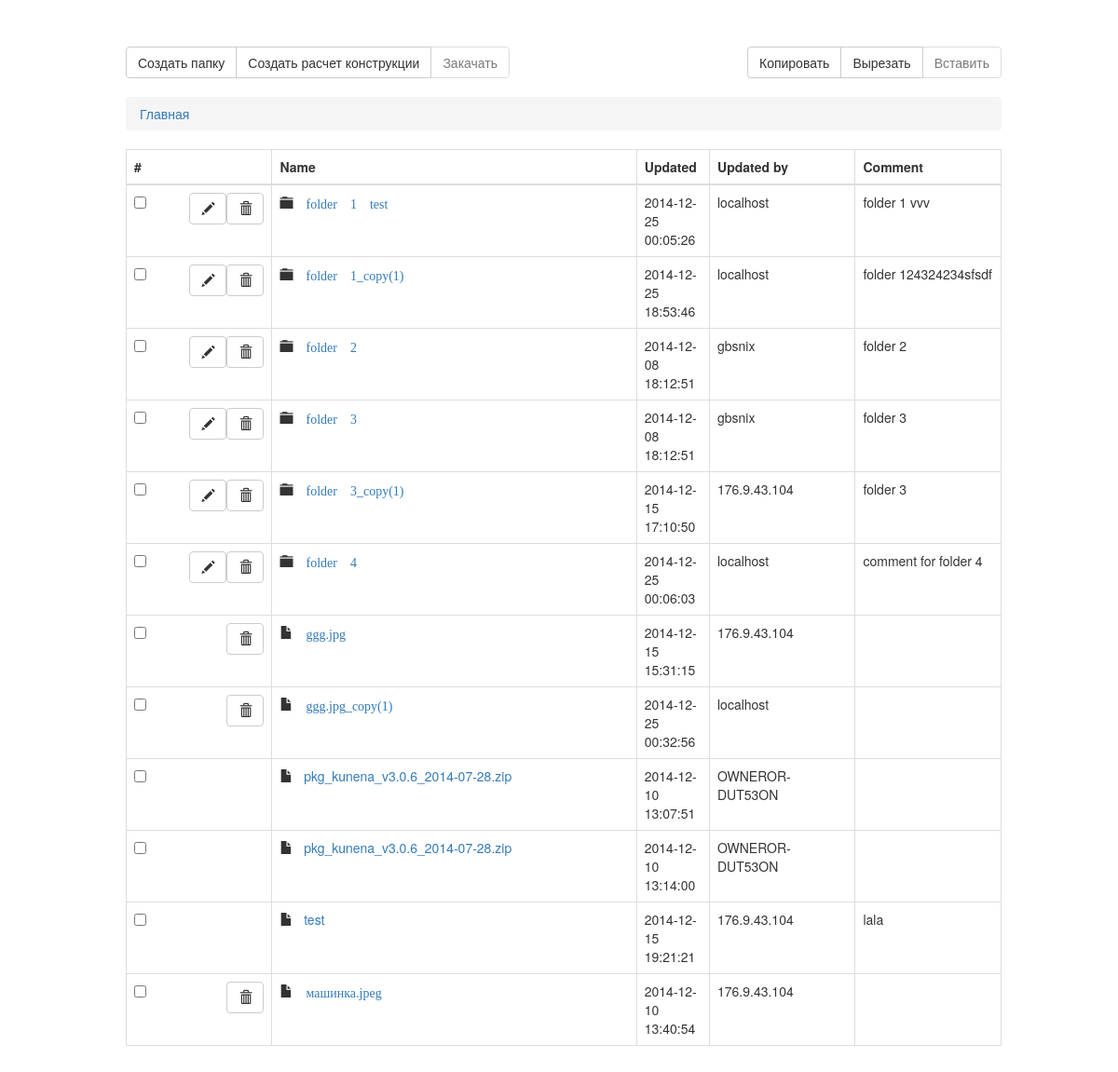
The app's page /, older data.
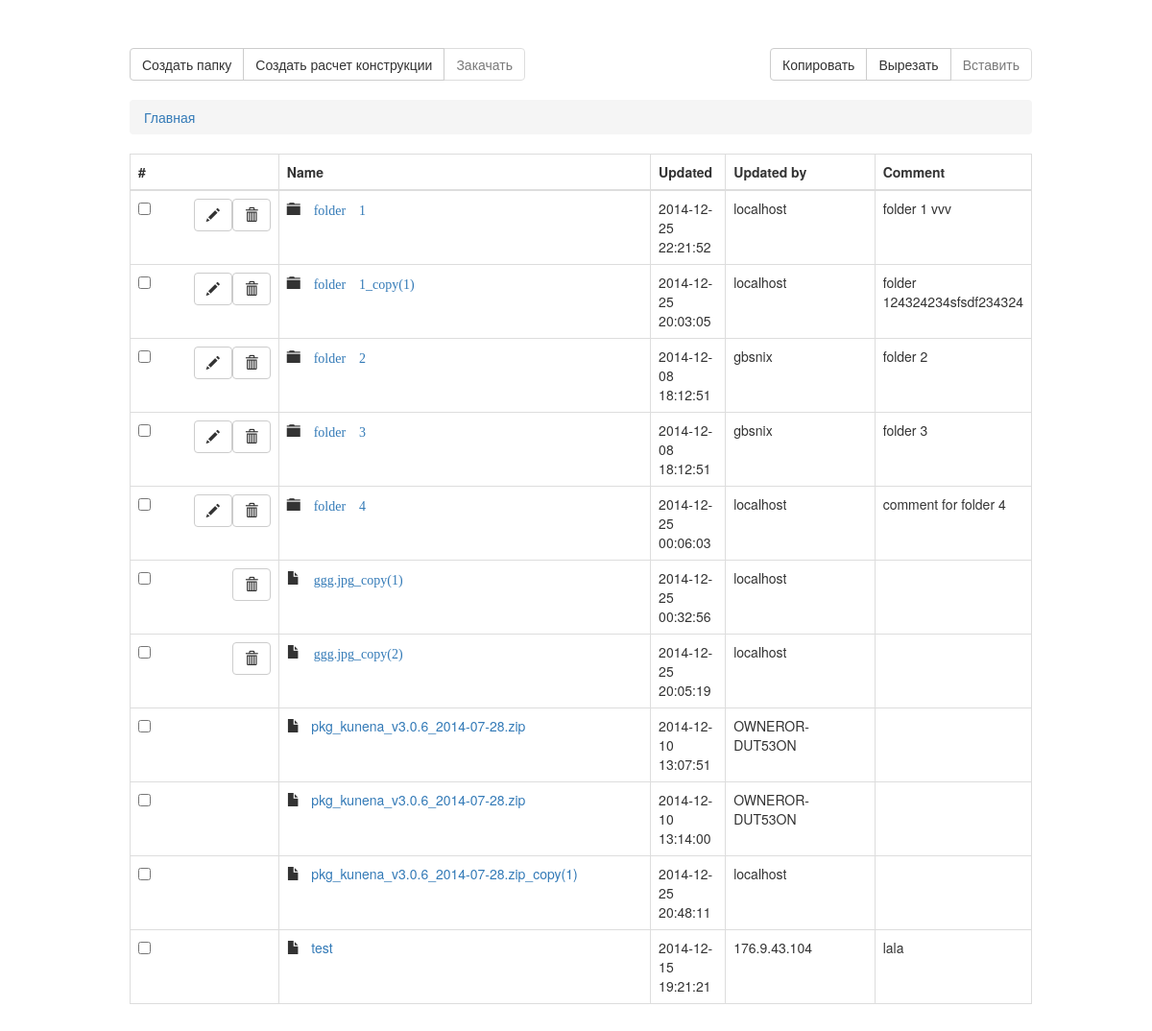
The same page, newer data.
### tables this page shows
CREATE TABLE `file` (
  `fileid` int(10) unsigned NOT NULL AUTO_INCREMENT,
  `filename` varchar(100) NOT NULL,
  `filetypeid` int(10) unsigned DEFAULT NULL,
  `isfolder` bit(1) NOT NULL DEFAULT b'0',
  `sortorder` int(10) unsigned NOT NULL DEFAULT '0',
  `isprotected` bit(1) NOT NULL DEFAULT b'0',
  `comment` varchar(1000) DEFAULT NULL,
  `rank` varchar(2000) DEFAULT NULL,
  `filestoragedescriptor` varchar(2000) DEFAULT NULL,
  `created` datetime NOT NULL,
  `createdby` varchar(50) NOT NULL COMMENT 'host name',
  `updated` datetime DEFAULT NULL,
  `updatedby` varchar(50) DEFAULT NULL COMMENT 'host name',
  PRIMARY KEY (`fileid`),
  KEY `fk_file_filetypeid_idx` (`filetypeid`),
  CONSTRAINT `fk_file_filetypeid` FOREIGN KEY (`filetypeid`) REFERENCES `filetype` (`filetypeid`) ON DELETE NO ACTION ON UPDATE NO ACTION
);

### scripts/db.php (called while the page is built, shortened)
<?php
$dbref = null;
function file_flat_view
(
	$ancestorid
)
{
	global $dbref;
	$recordset = null;
	$result = null;
	if (is_null($ancestorid))
	{
		$recordset = $dbref->query
		(
			'select t.fileid, t.filename, t.filetypeid, t.isfolder, t.sortorder, t.isprotected, t.comment, t.created,
				t.createdby,
				case when t.updated is null then t.created else t.updated end as updated,
				case when t.updatedby is null then t.createdby else t.updatedby end as updatedby,
				ft.*
			from filetreepath as c1
			join file t on t.fileid = c1.descendantid
			left outer join filetype as ft on t.filetypeid = ft.filetypeid
			where t.fileid not in
			(
			select t.fileid
			from filetreepath as c1
			join file t on t.fileid = c1.descendantid and c1.level > 0
			)
			order by t.isfolder desc, t.filename asc'
		);
	}
	while ( $data = $recordset->fetch_assoc() )
	{
		$result[] = $data;
	}
	return $result;
}
function file_get_breadcrumbs
(
	$fileid
)
{
	$result = null;
	return $result;
}

### index.php (the view, shortened to what this page needs)
<!doctype html>
<?php
      include_once ( 'scripts/db.php' );
      $path = "home";
      $locationId = Null;
      $result = file_flat_view($locationId);
      ?>
<html lang="en">
<head>
  <link href="libs/bootstrap/css/bootstrap.min.css" rel="stylesheet">
</head>
<body>
  <div class="content">
    <div class="toolbar">
      <div class="btn-group" role="group" aria-label="...">
        <button type="button" class="btn btn-default" data-toggle="modal" data-target="#dlgEditFolder" id="btnAddFolder" data-action="new">Создать папку</button>
        <button type="button" class="btn btn-default" id="btnAddDetail">Создать расчет конструкции</button>
        <button type="button" class="btn btn-default" id="btnUploadFile" disabled="disabled">Закачать</button>
      </div>
      <div class="btn-group pull-right" role="group" aria-label="...">
        <button type="button" class="btn btn-default" id="copybtn">Копировать</button>
        <button type="button" class="btn btn-default" id="cutbtn">Вырезать</button>
        <button type="button" class="btn btn-default" id="pastebtn">Вставить</button>
      </div>
    </div>
    <div class="breadcrumbs">
      <ol class="breadcrumb">
      <?php
        $root = $_SERVER['PHP_SELF'];
        echo '<li><a href="'.$root.'?path=home">Главная</a></li>';
      ?>
      </ol>
    </div>
    <div class="message">
    <div>
    <div class="FileManagerTable">
      <table class="table table-hover table-bordered">
        <thead>
          <tr>
            <th>#</th>
            <th>Name</th>
            <th>Updated</th>
            <th>Updated by</th>
            <th>Comment</th>
          </tr>
        </thead>
        <?php
          if ( !empty( $result ) )
          {
        		foreach ( $result as $item ) {
              $isfolder = $item['isfolder'];
              $icon = "glyphicon-folder-close";
              if ( !$isfolder ) {
                $icon = "glyphicon-file";
              }
              if ( ( $item['filetypeid'] == "1" ) || ( $item['filetypeid'] == "5" ) ) {
                echo '<tr>
                        <td class="col-md-2">
                          <input type="checkbox" name="files[]" value="'.$item['fileid'].'" id="'.$item['fileid'].'">
                        </td>
                        <td class="col-md-5">
                          <span class="glyphicon '.$icon.'" aria-hidden="true"></span>&nbsp;&nbsp;
                          <a href="detail.php?file='.$item['fileid'].'">'.$item['filename'].'
                          </a>
                        </td>
                        <td class="col-md-1">'.$item['updated'].'</td>
                        <td class="col-md-2">'.$item['updatedby'].'</td>
                        <td class="col-md-2">'.$item['comment'].'</td>
                      </tr>';
              }
              else {
        			  echo '<tr>
                      <td class="col-md-2">
                        <input type="checkbox" name="files[]" value="'.$item['fileid'].'" id="'.$item['fileid'].'">
                ';
                echo '    <button type="button"
                          class="btn btn-default pull-right btnDelete"
                          aria-label="Delete row"
                          data-placement="top"
                          title="Удалить"
                          data-action="delete"
                          data-folderid="'.$item["fileid"].'"
                      >
                  ';
                echo '      <span class="glyphicon glyphicon-trash" aria-hidden="true"></span>';
                echo '    </button>';
                if ( $isfolder ) {
                  echo '    <button type="button"
                            class="btn btn-default pull-right"
                            aria-label="Edit row"
                            data-placement="top"
                            title="Редактировать"
                            data-toggle="modal"
                            data-target="#dlgEditFolder"
                            data-action="edit"
                            data-folderid="'.$item["fileid"].'"
                            data-foldername="'.$item["filename"].'"
                            data-comment="'.$item["comment"].'"
                        >
                    ';
                  echo '      <span class="glyphicon glyphicon-pencil" aria-hidden="true"></span>';
                  echo '    </button>';
                }
                echo '
                      </td>
                      <td class="col-md-5">
                        <span class="glyphicon '.$icon.'" aria-hidden="true">
                        <a href="?path='.$path.'/'.$item['fileid'].'">'.$item['filename'].'</a>
                        <div class="alert alert-danger alert-dismissible fade in hidden alertDelete'.$item["fileid"].'" role="alert">
                          <button type="button" class="close" data-dismiss="alert" aria-label="Close"><span aria-hidden="true">×</span></button>
                          <p>Удалить файл/папку?</p>
                          <p>
                            <button type="button"
                              class="btn btn-danger btnDeleteFile"
                              data-folderid="'.$item["fileid"].'"
                            >
                            Удалить
                            </button>
                          </p>
                        </div>
                      </td>
                      <td class="col-md-1">'.$item['updated'].'</td>
                      <td class="col-md-2">'.$item['updatedby'].'</td>
                      <td class="col-md-2">'.$item['comment'].'</td>
                    </tr>';
        		  }
            }
          }
    	?>
      </table>
    </div>
  </div>
</body>
</html>

### index.php (style rules this page uses)
.content { margin: 50px 135px; width: 940px; }
.toolbar { display: block; margin: 20px 0; }

Row changes from the older to the newer data that the page shows:
removed file: filename "folder 3_copy(1)", updated "2014-12-15 17:10:50", updatedby "176.9.43.104", comment "folder 3"
removed file: filename "ggg.jpg", updated "2014-12-15 15:31:15", updatedby "176.9.43.104", isfolder "0" (drawn)
removed file: filename "машинка.jpeg", updated "2014-12-10 13:40:54", updatedby "176.9.43.104", isfolder "0" (drawn)
changed file "folder 1 vvv": filename "folder 1 test" → "folder 1"; updated "2014-12-25 00:05:26" → "2014-12-25 22:21:52"
changed file "folder 1_copy(1)": updated "2014-12-25 18:53:46" → "2014-12-25 20:03:05"; comment "folder 124324234sfsdf" → "folder 124324234sfsdf234324"
added file: filename "ggg.jpg_copy(2)", updated "2014-12-25 20:05:19", updatedby "localhost", isfolder "0" (drawn)
added file: filename "pkg_kunena_v3.0.6_2014-07-28.zip_copy(1)", updated "2014-12-25 20:48:11", updatedby "localhost"
